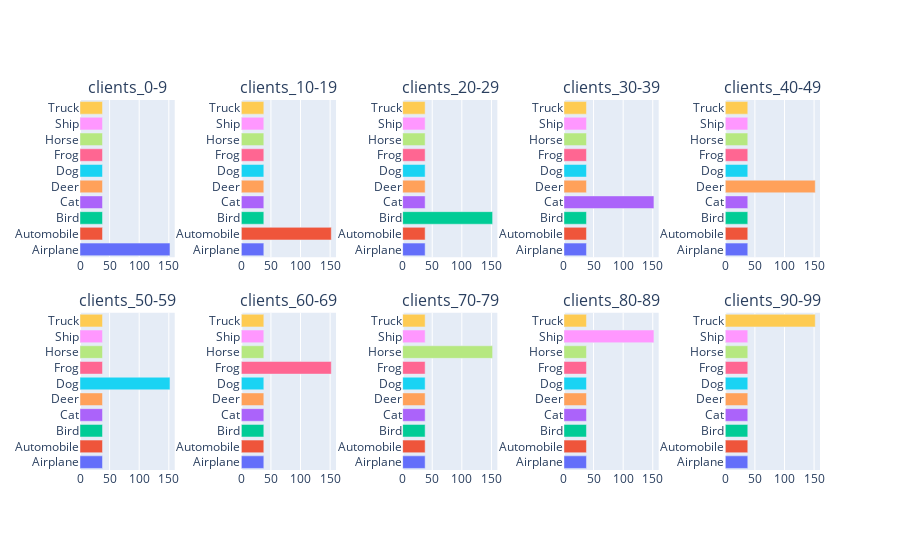

The cell this chart's notebook holds for it:
### Markdown cell above
## b) Class Ratio 4:1

### Code cell
class_ratio = 4
mnist_fig_cr4 = get_fig(dataset_name, class_labels, class_ratio, hspace)
mnist_fig_cr4.show()

### Figure 1 — Plotly figure (JSON) as saved in the notebook; plotly's stock layout.template omitted (floating-point values rounded to 4 significant figures)
{"data": [{"cliponaxis": false, "marker": {"color": ["#636EFA", "#EF553B", "#00CC96", "#AB63FA", "#FFA15A", "#19D3F3", "#FF6692", "#B6E880", "#FF97FF", "#FECB52"]}, "orientation": "h", "type": "bar", "x": [152, 38, 38, 38, 38, 38, 38, 38, 38, 38], "xaxis": "x", "y": ["Airplane", "Automobile", "Bird", "Cat", "Deer", "Dog", "Frog", "Horse", "Ship", "Truck"], "yaxis": "y"}, {"cliponaxis": false, "marker": {"color": ["#636EFA", "#EF553B", "#00CC96", "#AB63FA", "#FFA15A", "#19D3F3", "#FF6692", "#B6E880", "#FF97FF", "#FECB52"]}, "orientation": "h", "type": "bar", "x": [38, 152, 38, 38, 38, 38, 38, 38, 38, 38], "xaxis": "x2", "y": ["Airplane", "Automobile", "Bird", "Cat", "Deer", "Dog", "Frog", "Horse", "Ship", "Truck"], "yaxis": "y2"}, {"cliponaxis": false, "marker": {"color": ["#636EFA", "#EF553B", "#00CC96", "#AB63FA", "#FFA15A", "#19D3F3", "#FF6692", "#B6E880", "#FF97FF", "#FECB52"]}, "orientation": "h", "type": "bar", "x": [38, 38, 152, 38, 38, 38, 38, 38, 38, 38], "xaxis": "x3", "y": ["Airplane", "Automobile", "Bird", "Cat", "Deer", "Dog", "Frog", "Horse", "Ship", "Truck"], "yaxis": "y3"}, {"cliponaxis": false, "marker": {"color": ["#636EFA", "#EF553B", "#00CC96", "#AB63FA", "#FFA15A", "#19D3F3", "#FF6692", "#B6E880", "#FF97FF", "#FECB52"]}, "orientation": "h", "type": "bar", "x": [38, 38, 38, 152, 38, 38, 38, 38, 38, 38], "xaxis": "x4", "y": ["Airplane", "Automobile", "Bird", "Cat", "Deer", "Dog", "Frog", "Horse", "Ship", "Truck"], "yaxis": "y4"}, {"cliponaxis": false, "marker": {"color": ["#636EFA", "#EF553B", "#00CC96", "#AB63FA", "#FFA15A", "#19D3F3", "#FF6692", "#B6E880", "#FF97FF", "#FECB52"]}, "orientation": "h", "type": "bar", "x": [38, 38, 38, 38, 152, 38, 38, 38, 38, 38], "xaxis": "x5", "y": ["Airplane", "Automobile", "Bird", "Cat", "Deer", "Dog", "Frog", "Horse", "Ship", "Truck"], "yaxis": "y5"}, {"cliponaxis": false, "marker": {"color": ["#636EFA", "#EF553B", "#00CC96", "#AB63FA", "#FFA15A", "#19D3F3", "#FF6692", "#B6E880", "#FF97FF", "#FECB52"]}, "orientation": "h", "type": "bar", "x": [38, 38, 38, 38, 38, 152, 38, 38, 38, 38], "xaxis": "x6", "y": ["Airplane", "Automobile", "Bird", "Cat", "Deer", "Dog", "Frog", "Horse", "Ship", "Truck"], "yaxis": "y6"}, {"cliponaxis": false, "marker": {"color": ["#636EFA", "#EF553B", "#00CC96", "#AB63FA", "#FFA15A", "#19D3F3", "#FF6692", "#B6E880", "#FF97FF", "#FECB52"]}, "orientation": "h", "type": "bar", "x": [38, 38, 38, 38, 38, 38, 152, 38, 38, 38], "xaxis": "x7", "y": ["Airplane", "Automobile", "Bird", "Cat", "Deer", "Dog", "Frog", "Horse", "Ship", "Truck"], "yaxis": "y7"}, {"cliponaxis": false, "marker": {"color": ["#636EFA", "#EF553B", "#00CC96", "#AB63FA", "#FFA15A", "#19D3F3", "#FF6692", "#B6E880", "#FF97FF", "#FECB52"]}, "orientation": "h", "type": "bar", "x": [38, 38, 38, 38, 38, 38, 38, 152, 38, 38], "xaxis": "x8", "y": ["Airplane", "Automobile", "Bird", "Cat", "Deer", "Dog", "Frog", "Horse", "Ship", "Truck"], "yaxis": "y8"}, {"cliponaxis": false, "marker": {"color": ["#636EFA", "#EF553B", "#00CC96", "#AB63FA", "#FFA15A", "#19D3F3", "#FF6692", "#B6E880", "#FF97FF", "#FECB52"]}, "orientation": "h", "type": "bar", "x": [38, 38, 38, 38, 38, 38, 38, 38, 152, 38], "xaxis": "x9", "y": ["Airplane", "Automobile", "Bird", "Cat", "Deer", "Dog", "Frog", "Horse", "Ship", "Truck"], "yaxis": "y9"}, {"cliponaxis": false, "marker": {"color": ["#636EFA", "#EF553B", "#00CC96", "#AB63FA", "#FFA15A", "#19D3F3", "#FF6692", "#B6E880", "#FF97FF", "#FECB52"]}, "orientation": "h", "type": "bar", "x": [38, 38, 38, 38, 38, 38, 38, 38, 38, 152], "xaxis": "x10", "y": ["Airplane", "Automobile", "Bird", "Cat", "Deer", "Dog", "Frog", "Horse", "Ship", "Truck"], "yaxis": "y10"}], "layout": {"annotations": [{"font": {"size": 16}, "showarrow": false, "text": "clients_0-9", "x": 0.064, "xanchor": "center", "xref": "paper", "y": 1, "yanchor": "bottom", "yref": "paper"}, {"font": {"size": 16}, "showarrow": false, "text": "clients_10-19", "x": 0.282, "xanchor": "center", "xref": "paper", "y": 1, "yanchor": "bottom", "yref": "paper"}, {"font": {"size": 16}, "showarrow": false, "text": "clients_20-29", "x": 0.5, "xanchor": "center", "xref": "paper", "y": 1, "yanchor": "bottom", "yref": "paper"}, {"font": {"size": 16}, "showarrow": false, "text": "clients_30-39", "x": 0.718, "xanchor": "center", "xref": "paper", "y": 1, "yanchor": "bottom", "yref": "paper"}, {"font": {"size": 16}, "showarrow": false, "text": "clients_40-49", "x": 0.936, "xanchor": "center", "xref": "paper", "y": 1, "yanchor": "bottom", "yref": "paper"}, {"font": {"size": 16}, "showarrow": false, "text": "clients_50-59", "x": 0.064, "xanchor": "center", "xref": "paper", "y": 0.425, "yanchor": "bottom", "yref": "paper"}, {"font": {"size": 16}, "showarrow": false, "text": "clients_60-69", "x": 0.282, "xanchor": "center", "xref": "paper", "y": 0.425, "yanchor": "bottom", "yref": "paper"}, {"font": {"size": 16}, "showarrow": false, "text": "clients_70-79", "x": 0.5, "xanchor": "center", "xref": "paper", "y": 0.425, "yanchor": "bottom", "yref": "paper"}, {"font": {"size": 16}, "showarrow": false, "text": "clients_80-89", "x": 0.718, "xanchor": "center", "xref": "paper", "y": 0.425, "yanchor": "bottom", "yref": "paper"}, {"font": {"size": 16}, "showarrow": false, "text": "clients_90-99", "x": 0.936, "xanchor": "center", "xref": "paper", "y": 0.425, "yanchor": "bottom", "yref": "paper"}], "height": 550, "showlegend": false, "xaxis": {"anchor": "y", "domain": [0, 0.128]}, "xaxis10": {"anchor": "y10", "domain": [0.872, 1]}, "xaxis2": {"anchor": "y2", "domain": [0.218, 0.346]}, "xaxis3": {"anchor": "y3", "domain": [0.436, 0.564]}, "xaxis4": {"anchor": "y4", "domain": [0.654, 0.782]}, "xaxis5": {"anchor": "y5", "domain": [0.872, 1]}, "xaxis6": {"anchor": "y6", "domain": [0, 0.128]}, "xaxis7": {"anchor": "y7", "domain": [0.218, 0.346]}, "xaxis8": {"anchor": "y8", "domain": [0.436, 0.564]}, "xaxis9": {"anchor": "y9", "domain": [0.654, 0.782]}, "yaxis": {"anchor": "x", "domain": [0.575, 1]}, "yaxis10": {"anchor": "x10", "domain": [0, 0.425]}, "yaxis2": {"anchor": "x2", "domain": [0.575, 1]}, "yaxis3": {"anchor": "x3", "domain": [0.575, 1]}, "yaxis4": {"anchor": "x4", "domain": [0.575, 1]}, "yaxis5": {"anchor": "x5", "domain": [0.575, 1]}, "yaxis6": {"anchor": "x6", "domain": [0, 0.425]}, "yaxis7": {"anchor": "x7", "domain": [0, 0.425]}, "yaxis8": {"anchor": "x8", "domain": [0, 0.425]}, "yaxis9": {"anchor": "x9", "domain": [0, 0.425]}}}
